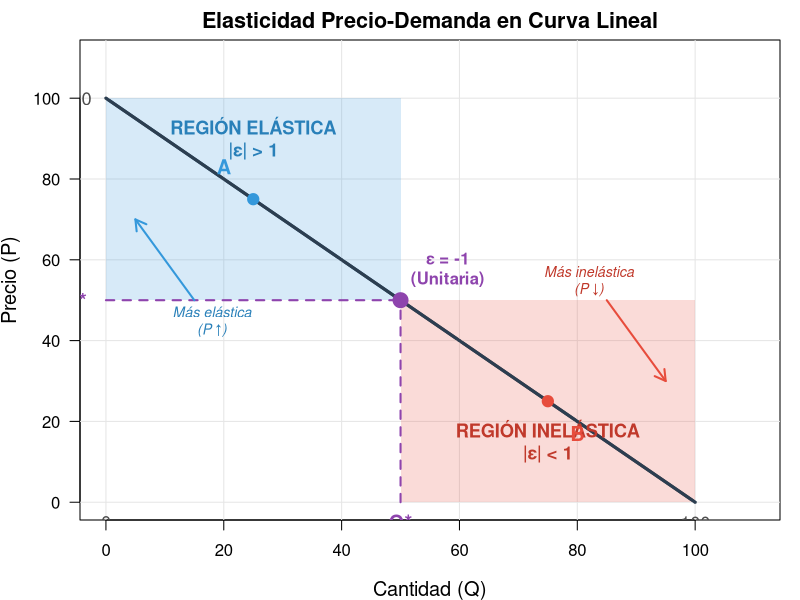

Here is the R script that generated this plot:
# Script R para generar gráfico de Elasticidad Precio-Demanda (Pregunta 39)
# Muestra las tres regiones de elasticidad en una curva de demanda lineal

# Definir archivo de salida
output_file <- "images/q39_elasticidad_demanda.png"
dir.create(dirname(output_file), showWarnings = FALSE, recursive = TRUE)

# Abrir dispositivo PNG con dimensiones apropiadas para LaTeX
png(output_file, width = 7, height = 5.5, units = "in", res = 300)

# Configurar márgenes y parámetros gráficos
par(mar = c(4, 4, 2, 1), family = "sans")

# Definir curva de demanda lineal: P = 100 - Q
Q <- seq(0, 100, length.out = 500)
P <- 100 - Q

# Punto de elasticidad unitaria (punto medio)
Q_unitaria <- 50
P_unitaria <- 50

# Punto dado en el problema (Q*, P*)
Q_star <- 50
P_star <- 50

# Crear gráfico base
plot(Q, P, type = "l", lwd = 3, col = "#2C3E50", 
     xlim = c(0, 110), ylim = c(0, 110),
     xlab = "Cantidad (Q)", ylab = "Precio (P)",
     main = "Elasticidad Precio-Demanda en Curva Lineal",
     cex.lab = 1.2, cex.main = 1.3, las = 1)

# Agregar grid sutil
grid(col = "gray90", lty = 1)

# Sombrear las tres regiones de elasticidad
# Región ELÁSTICA (|ε| > 1): Precios altos, cantidades bajas
polygon(c(0, 0, Q_unitaria, Q_unitaria),
        c(100, P_unitaria, P_unitaria, 100),
        col = rgb(52, 152, 219, alpha = 50, maxColorValue = 255),
        border = NA)

# Región INELÁSTICA (|ε| < 1): Precios bajos, cantidades altas
polygon(c(Q_unitaria, Q_unitaria, 100, 100),
        c(0, P_unitaria, P_unitaria, 0),
        col = rgb(231, 76, 60, alpha = 50, maxColorValue = 255),
        border = NA)

# Línea de elasticidad unitaria
segments(Q_unitaria, 0, Q_unitaria, P_unitaria, lty = 2, col = "#8E44AD", lwd = 2)
segments(0, P_unitaria, Q_unitaria, P_unitaria, lty = 2, col = "#8E44AD", lwd = 2)

# Redibujar la curva de demanda sobre las regiones sombreadas
lines(Q, P, lwd = 3, col = "#2C3E50")

# Marcar el punto de elasticidad unitaria
points(Q_unitaria, P_unitaria, pch = 19, cex = 2, col = "#8E44AD")

# Marcar puntos de ejemplo en cada región
# Punto en región elástica (Q < Q*, P > P*)
Q_elastica <- 25
P_elastica <- 75
points(Q_elastica, P_elastica, pch = 19, cex = 1.5, col = "#3498DB")

# Punto en región inelástica (Q > Q*, P < P*)
Q_inelastica <- 75
P_inelastica <- 25
points(Q_inelastica, P_inelastica, pch = 19, cex = 1.5, col = "#E74C3C")

# Etiquetas de regiones
text(25, 90, "REGIÓN ELÁSTICA\n|ε| > 1", cex = 1.1, font = 2, col = "#2980B9")
text(75, 15, "REGIÓN INELÁSTICA\n|ε| < 1", cex = 1.1, font = 2, col = "#C0392B")
text(Q_unitaria + 8, P_unitaria + 8, "ε = -1\n(Unitaria)", cex = 1, font = 2, col = "#8E44AD")

# Etiquetas de puntos
text(Q_star, -5, "Q*", cex = 1.2, col = "#8E44AD", font = 2)
text(-5, P_star, "P*", cex = 1.2, col = "#8E44AD", font = 2)

# Etiquetas de ejes
text(0, -5, "0", cex = 1.1, col = "gray30")
text(100, -5, "100", cex = 1.1, col = "gray30")
text(-5, 100, "100", cex = 1.1, col = "gray30")

# Añadir anotaciones explicativas
text(Q_elastica - 5, P_elastica + 8, "A", cex = 1.2, font = 2, col = "#3498DB")
text(Q_inelastica + 5, P_inelastica - 8, "B", cex = 1.2, font = 2, col = "#E74C3C")

# Flechas indicando dirección de cambio de elasticidad
arrows(x0 = 15, y0 = 50, x1 = 5, y1 = 70, 
       length = 0.12, lwd = 2, col = "#3498DB", code = 2)
text(18, 45, "Más elástica\n(P ↑)", cex = 0.85, col = "#2980B9", font = 3)

arrows(x0 = 85, y0 = 50, x1 = 95, y1 = 30, 
       length = 0.12, lwd = 2, col = "#E74C3C", code = 2)
text(82, 55, "Más inelástica\n(P ↓)", cex = 0.85, col = "#C0392B", font = 3)

# Cerrar dispositivo
dev.off()

cat("✓ Gráfico de elasticidad guardado en:", output_file, "\n")
